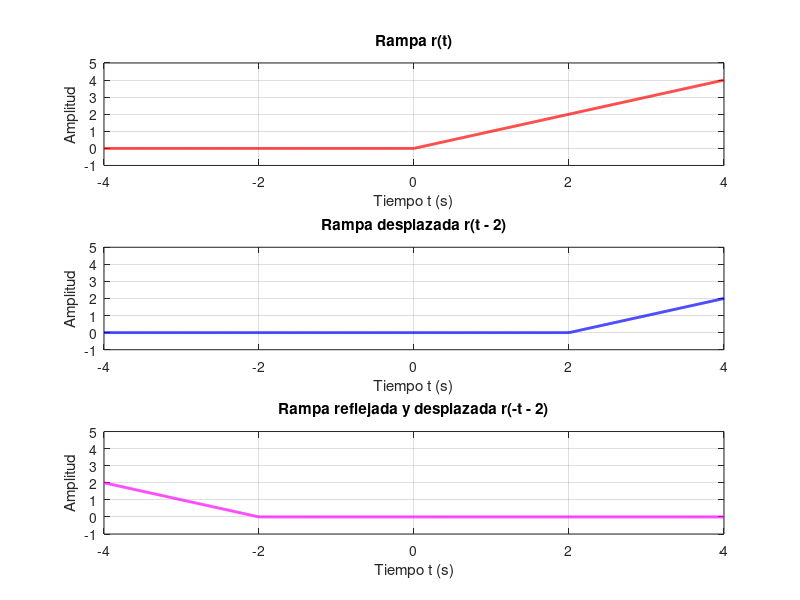

Write MATLAB code to recreate this figure.
% 01_b_rampa.m
% Señal rampa y transformaciones temporales.

clear; close all; clc;

t = linspace(-4, 4, 2001);
r1 = t .* double(t >= 0);
r2 = (t - 2) .* double(t - 2 >= 0);
r3 = (-t - 2) .* double(-t - 2 >= 0);

figure('Name', 'Rampas');

subplot(3, 1, 1);
plot(t, r1, 'r', 'LineWidth', 2); grid on; ylim([-1 5]);
title('Rampa r(t)'); xlabel('Tiempo t (s)'); ylabel('Amplitud');

subplot(3, 1, 2);
plot(t, r2, 'b', 'LineWidth', 2); grid on; ylim([-1 5]);
title('Rampa desplazada r(t - 2)'); xlabel('Tiempo t (s)'); ylabel('Amplitud');

subplot(3, 1, 3);
plot(t, r3, 'm', 'LineWidth', 2); grid on; ylim([-1 5]);
title('Rampa reflejada y desplazada r(-t - 2)'); xlabel('Tiempo t (s)'); ylabel('Amplitud');

% Respuestas:
% 1) r(t - 2) vale (t - 2)u(t - 2). Al sustituir t por t - 2 se desplazan
%    tanto la recta como el escalón; por eso la señal comienza en t = 2.
% 2) En r(-t - 2), el signo negativo multiplica todo el argumento y produce
%    una reflexión temporal. Después, el término -2 sitúa el quiebre en t=-2,
%    por lo que no equivale al desplazamiento de r(t - 2).
